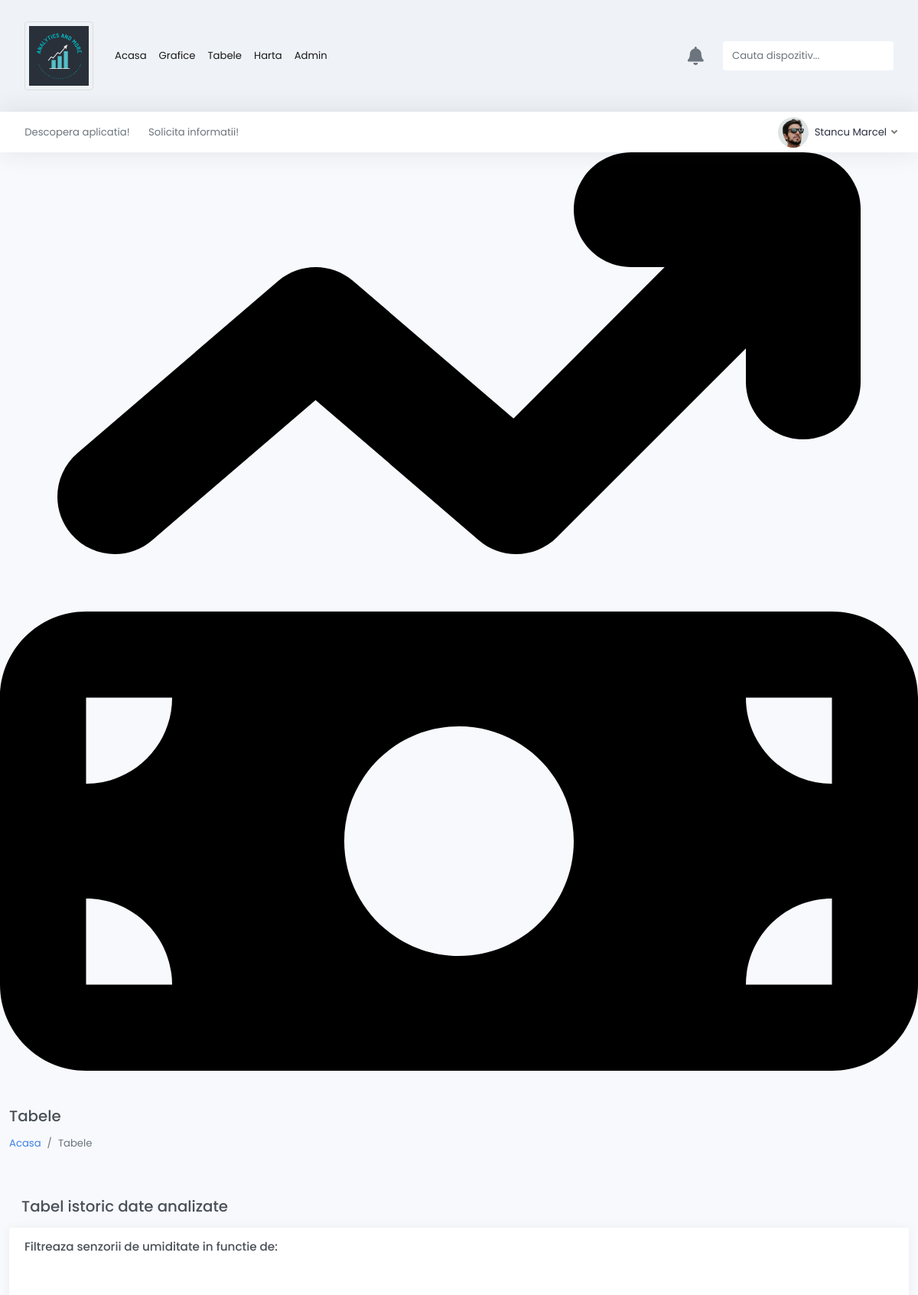
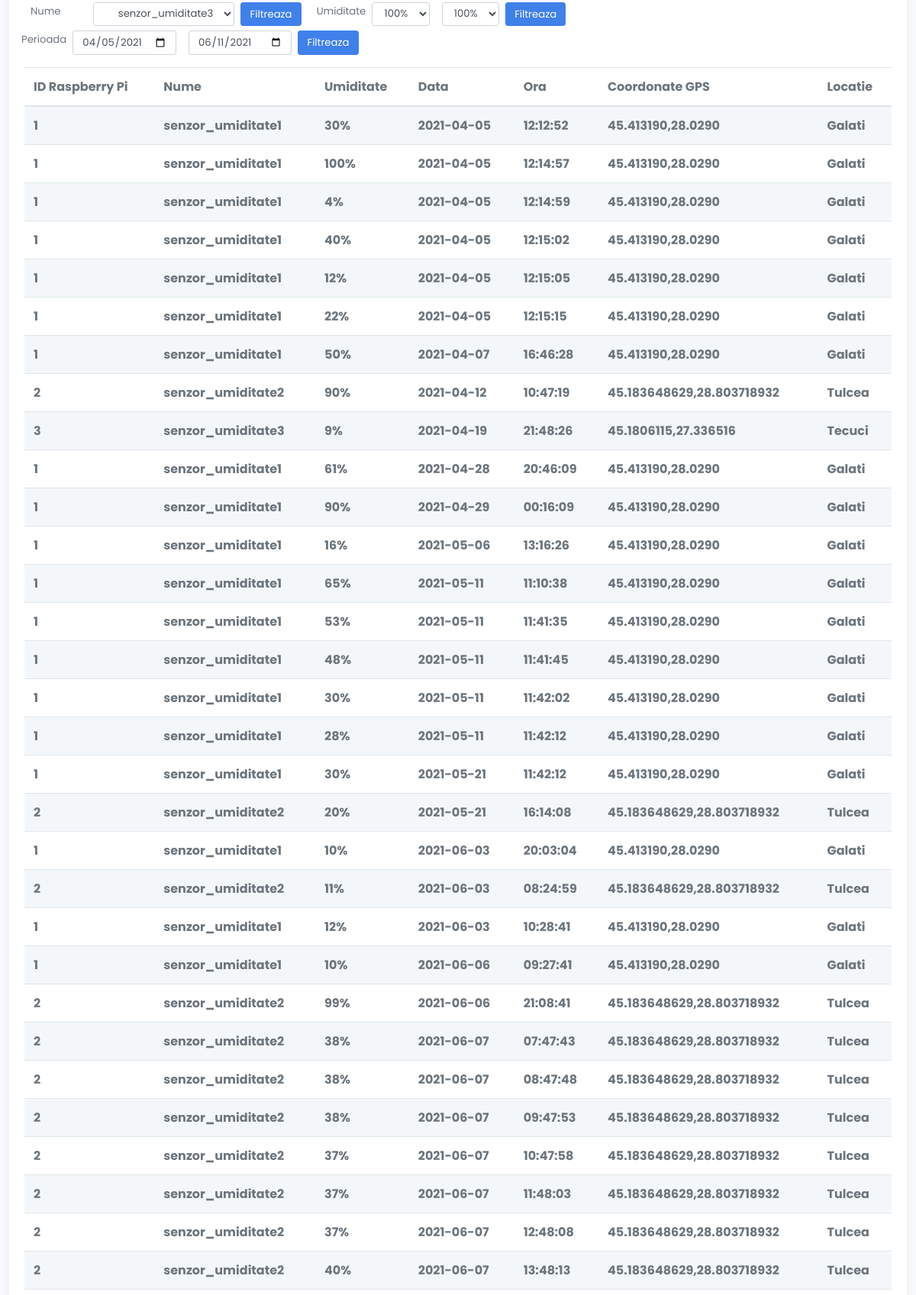
Screenshot of /tables.php (signed in, upper part) with the database file from the repository (2 pictures, top to bottom).
### tables this page shows
CREATE TABLE IF NOT EXISTS `licenta` (
  `id` int(10) NOT NULL AUTO_INCREMENT,
  `moisture` int(20) NOT NULL,
  `time` datetime NOT NULL,
  `idRaspberry` int(10) NOT NULL,
  `nume` varchar(50) NOT NULL,
  `coordGPS` varchar(250) NOT NULL,
  `locatie` varchar(10) NOT NULL,
  `status` varchar(50) NOT NULL,
  PRIMARY KEY (`id`),
  KEY `idRaspberry` (`idRaspberry`),
  CONSTRAINT `FK_licenta_raspberry` FOREIGN KEY (`idRaspberry`) REFERENCES `raspberry` (`id`)
);

### tables.php (the view, shortened to what this page needs)
<html lang="en">
<head>
  <?php require_once "dbconfig.php";?>
	<link href="css/light.css" rel="stylesheet">
</head>
<body data-theme="default" data-layout="fluid" data-sidebar-position="left" data-sidebar-behavior="sticky">
	<div class="wrapper">
		<div class="main">
      <?php include("header.php"); ?>
			<main class="container py-5">
					<h1 class="h3 mb-0">Tabele</h1>
          <nav aria-label="breadcrumb" >
            <ol class="breadcrumb px-0 my-0" style="background-color: #f7f9fc" >
              <li class="breadcrumb-item"><a href="home.php">Acasa</a></li>
              <li class="breadcrumb-item">Tabele</li>
            </ol>
          </nav>
					<h1 class="h3 mb-3 mt-5 mx-3">Tabel istoric date analizate</h1>
          <div class="row">
						<div class="col-12">
							<div class="card">
								<div class="card-header">
									<h5 class="card-title">Filtreaza senzorii de umiditate in functie de:</h5>
								</div>
								<div class="card-body">
                  <form method="post">
                    <div class="row">
                      <div class="col col-12 col-lg-4 d-flex align-items-center">
                    <label class="d-block py-1 pl-2 flex-fill">Nume</label>
                    <select class="form-control mx-2 flex-fill text-right pl-2" style="width:150px" id="numeDisp" name="numeDisp">
                    <?php
                    $sql ="SELECT DISTINCT nume FROM licenta";
                    $result = mysqli_query($conn,$sql);
                      while($chart=mysqli_fetch_assoc($result))
                      {
                        ?><option selected><?php echo $chart['nume']?></option>
                      <?php
                    }
                     ?>
                     </select>
                     <span class="btn btn-primary" onclick="filtrareNume()">Filtreaza</span>
                   </div>
                     <div class="row">
                       <div class="col col-12 col-lg-4 d-flex align-items-center">
                    <label class="d-block py-1 pl-2 flex-fill">Umiditate</label>
                    <select class="form-control mx-2 flex-fill" style="width:80px" id="umiditateMin" name="umiditateMin">
                    <?php
                    $sql ="SELECT DISTINCT moisture FROM licenta ORDER BY moisture ASC";
                    $result = mysqli_query($conn,$sql);
                      while($chart=mysqli_fetch_assoc($result))
                      {
                        ?><option selected><?php echo $chart['moisture']?>%</option>
                      <?php
                    }
                     ?>
                     </select>
                    <select class="form-control mx-2 flex-fill" style="width:80px" id="umiditateMax" name="umiditateMax"><?php
                    $sql ="SELECT DISTINCT moisture FROM licenta ORDER BY moisture ASC";
                    $result = mysqli_query($conn,$sql);
                      while($chart=mysqli_fetch_assoc($result))
                      {
                        ?><option selected><?php echo $chart['moisture']?>%</option>
                      <?php
                    }
                     ?>
                     </select>
                     <span class="btn btn-primary" onclick="filtrareUmiditate()">Filtreaza</span>
                   </div>
                   </div>
                   <div class="row">
                     <div class="col col-12 col-lg-4 d-flex align-items-center">
                    <label class="d-block py-1 pl-2 flex-fill">Perioada</label>
                    <input type="date" id="perioadaMin" name="perioadaMin" class="form-control mx-2 flex-fill" style="width:160px" value="<?php
                    $sql ='SELECT DISTINCT time FROM licenta order by time asc';
                    $result = mysqli_query($conn,$sql);
                    $i=0;
                      while($chart=mysqli_fetch_assoc($result))
                      {
                         $i++;
                         if($i==1){
                           echo explode(" ",$chart['time'])[0];
                         }
                       }
                     ?>" min="
                    <?php
                    $sql ='SELECT DISTINCT time FROM licenta order by time asc';
                    $result = mysqli_query($conn,$sql);
                    $i=0;
                      while($chart=mysqli_fetch_assoc($result))
                      {
                         $i++;
                         if($i==1){
                           echo explode(" ",$chart['time'])[0];
                         }
                       }
                     ?>" max="<?php
                     $sql ='SELECT DISTINCT time FROM licenta order by time desc';
                     $result = mysqli_query($conn,$sql);
                     $i=0;
                       while($chart=mysqli_fetch_assoc($result))
                       {
                          $i++;
                          if($i==1){
                            echo explode(" ",$chart['time'])[0];
                          }
                        }
                      ?>"/>
                      <input type="date" id="perioadaMax" name="perioadaMax" class="form-control mx-2 flex-fill" style="width:160px" value="<?php
                      $sql ='SELECT DISTINCT time FROM licenta order by time desc';
                      $result = mysqli_query($conn,$sql);
                      $i=0;
                        while($chart=mysqli_fetch_assoc($result))
                        {
                           $i++;
                           if($i==1){
                             echo explode(" ",$chart['time'])[0];
                           }
                         }
                       ?>" min="
                      <?php
                      $sql ='SELECT DISTINCT time FROM licenta order by time asc';
                      $result = mysqli_query($conn,$sql);
                      $i=0;
                        while($chart=mysqli_fetch_assoc($result))
                        {
                           $i++;
                           if($i==1){
                             echo explode(" ",$chart['time'])[0];
                           }
                         }
                       ?>" max="<?php
                       $sql ='SELECT DISTINCT time FROM licenta order by time desc';
                       $result = mysqli_query($conn,$sql);
                       $i=0;
                         while($chart=mysqli_fetch_assoc($result))
                         {
                            $i++;
                            if($i==1){
                              echo explode(" ",$chart['time'])[0];
                            }
                          }
                        ?>"/>
                        <span class="btn btn-primary" onclick="filtrarePerioada()">Filtreaza</span>
                      </div>
                      </div>
                      </form>
                  </div>
                  <div id="tabelFiltrare">
									<table id="datatables-buttons" class="table table-striped" style="width:100%">
										<thead>
											<tr>
                        <th>ID Raspberry Pi</th>
                        <th>Nume</th>
                        <th>Umiditate</th>
                        <th>Data</th>
                        <th>Ora</th>
                        <th>Coordonate GPS</th>
                        <th>Locatie</th>
											</tr>
										</thead>
										<tbody>
                      <?php
                        $query = "SELECT id,moisture,time,idRaspberry,nume,coordGPS,locatie FROM licenta";
                        $result = mysqli_query($conn,$query) or die("Select Query Failed.");
                        foreach($result as $row)
                        {
                          ?>
                          <tr>
                        <th><?php echo $row['idRaspberry']; ?></th>
                        <th><?php echo $row['nume']; ?></th>
                        <th><?php echo $row['moisture']; ?>%</th>
                        <th><?php echo explode(" ",$row['time'])[0]; ?></th>
                        <th><?php echo explode(" ",$row['time'])[1]; ?></th>
                        <th><?php echo $row['coordGPS']; ?></th>
                        <th><?php echo $row['locatie']; ?></th>
                        </tr>
                        <?php
                        }
                        ?>
										</tbody>
									</table>
                </div>
								</div>
							</div>
						</div>
					</div>
		</div>
</body>
  </html>

### header.php (shortened to what this page needs)
<nav class="navbar navbar-expand-lg navbar-light bg-light">
    <div class="container">
<a class="navbar-brand" href="home.php"><img src="img/logo.png" style="border: 1px solid #ddd;
border-radius: 4px;
padding: 5px;
width: 90px;"></img></a>
<div class="collapse navbar-collapse" id="navbarSupportedContent">
<ul class="navbar-nav mr-auto">
<li class="nav-item active">
  <a class="nav-link" href="home.php">Acasa <span class="sr-only"></span></a>
</li>
<li class="nav-item active">
  <a class="nav-link" href="charts.php">Grafice <span class="sr-only"></span></a>
</li>
<li class="nav-item active">
  <a class="nav-link" href="tables.php">Tabele <span class="sr-only"></span></a>
</li>
<li class="nav-item active">
  <a class="nav-link" href="maps.php">Harta <span class="sr-only"></span></a>
</li>
<?php if($_SESSION["username"] == 'admin') : ?>
  <li class="nav-item active">
    <a class="nav-link" href="admin.php">Admin <span class="sr-only"></span></a>
  </li>
<?php endif;?>
</ul>
<div class="d-flex align-items-center">
<div class="nav-item dropdown">
<a class="nav-icon dropdown-toggle" href="#" id="alertsDropdown" data-toggle="dropdown">
  <div class="position-relative">
    <i class="align-middle mr-2 fas fa-fw fa-bell" id="bell"></i>
  </div>
</a>
</div>
<form class="d-none d-sm-inline-block my-0 py-0" action="search.php" method="GET">
<div class="input-group input-group-navbar">
  <input type="text" name="query" class="form-control bg-white" placeholder="Cauta dispozitiv..." aria-label="Search">
  <div class="input-group-append">
    <button class="btn bg-white"type="submit">
    </button>
  </div>
</div>
</form>
</div>
</div>
</div>
</nav>
<nav class="navbar navbar-expand navbar-light navbar-bg py-2">
<div class="container">
  <a class="btn">
    Descopera aplicatia!
  </a>
  <a class="btn">
    Solicita informatii!
  </a>
  <div class="navbar-collapse collapse">
    <ul class="navbar-nav navbar-align">
      <li class="nav-item dropdown">
        <a class="nav-link dropdown-toggle d-none d-sm-inline-block" href="#" data-toggle="dropdown" aria-expanded="false">
          <img src="img/avatars/avatar.jpg" class="avatar img-fluid rounded-circle mr-1" alt="Chris Wood"> <span class="text-dark">
            <?php
          $sql ="SELECT * FROM login";
          $result = mysqli_query($conn,$sql);
            while($chart=mysqli_fetch_assoc($result))
            {
              if($chart['username']==$_SESSION['username']){?>
              <?php echo $chart['numeFam'] ?> <?php echo $chart['prenume'] ?>
            <?php
          }}
          ?></span>
        </a>
      </li>
    </ul>
  </div>
</div>
</nav>

### rows the page displays
licenta: idRaspberry "1", nume "senzor_umiditate1", moisture "30", time "2021-04-05", time "12:12:52", coordGPS "45.413190,28.0290", locatie "Galati"
licenta: idRaspberry "1", nume "senzor_umiditate1", moisture "100", time "2021-04-05", time "12:14:57", coordGPS "45.413190,28.0290", locatie "Galati"
licenta: idRaspberry "1", nume "senzor_umiditate1", moisture "4", time "2021-04-05", time "12:14:59", coordGPS "45.413190,28.0290", locatie "Galati"
licenta: idRaspberry "1", nume "senzor_umiditate1", moisture "40", time "2021-04-05", time "12:15:02", coordGPS "45.413190,28.0290", locatie "Galati"
licenta: idRaspberry "1", nume "senzor_umiditate1", moisture "12", time "2021-04-05", time "12:15:05", coordGPS "45.413190,28.0290", locatie "Galati"
licenta: idRaspberry "1", nume "senzor_umiditate1", moisture "22", time "2021-04-05", time "12:15:15", coordGPS "45.413190,28.0290", locatie "Galati"
licenta: idRaspberry "1", nume "senzor_umiditate1", moisture "50", time "2021-04-07", time "16:46:28", coordGPS "45.413190,28.0290", locatie "Galati"
licenta: idRaspberry "2", nume "senzor_umiditate2", moisture "90", time "2021-04-12", time "10:47:19", coordGPS "45.183648629,28.803718932", locatie "Tulcea"
licenta: idRaspberry "3", nume "senzor_umiditate3", moisture "9", time "2021-04-19", time "21:48:26", coordGPS "45.1806115,27.336516", locatie "Tecuci"
licenta: idRaspberry "1", nume "senzor_umiditate1", moisture "61", time "2021-04-28", time "20:46:09", coordGPS "45.413190,28.0290", locatie "Galati"
licenta: idRaspberry "1", nume "senzor_umiditate1", moisture "90", time "2021-04-29", time "00:16:09", coordGPS "45.413190,28.0290", locatie "Galati"
licenta: idRaspberry "1", nume "senzor_umiditate1", moisture "16", time "2021-05-06", time "13:16:26", coordGPS "45.413190,28.0290", locatie "Galati"
licenta: idRaspberry "1", nume "senzor_umiditate1", moisture "65", time "2021-05-11", time "11:10:38", coordGPS "45.413190,28.0290", locatie "Galati"
licenta: idRaspberry "1", nume "senzor_umiditate1", moisture "53", time "2021-05-11", time "11:41:35", coordGPS "45.413190,28.0290", locatie "Galati"
licenta: idRaspberry "1", nume "senzor_umiditate1", moisture "48", time "2021-05-11", time "11:41:45", coordGPS "45.413190,28.0290", locatie "Galati"
licenta: idRaspberry "1", nume "senzor_umiditate1", moisture "30", time "2021-05-11", time "11:42:02", coordGPS "45.413190,28.0290", locatie "Galati"
licenta: idRaspberry "1", nume "senzor_umiditate1", moisture "28", time "2021-05-11", time "11:42:12", coordGPS "45.413190,28.0290", locatie "Galati"
licenta: idRaspberry "1", nume "senzor_umiditate1", moisture "30", time "2021-05-21", time "11:42:12", coordGPS "45.413190,28.0290", locatie "Galati"
licenta: idRaspberry "2", nume "senzor_umiditate2", moisture "20", time "2021-05-21", time "16:14:08", coordGPS "45.183648629,28.803718932", locatie "Tulcea"
licenta: idRaspberry "1", nume "senzor_umiditate1", moisture "10", time "2021-06-03", time "20:03:04", coordGPS "45.413190,28.0290", locatie "Galati"
licenta: idRaspberry "2", nume "senzor_umiditate2", moisture "11", time "2021-06-03", time "08:24:59", coordGPS "45.183648629,28.803718932", locatie "Tulcea"
licenta: idRaspberry "1", nume "senzor_umiditate1", moisture "12", time "2021-06-03", time "10:28:41", coordGPS "45.413190,28.0290", locatie "Galati"
licenta: idRaspberry "1", nume "senzor_umiditate1", moisture "10", time "2021-06-06", time "09:27:41", coordGPS "45.413190,28.0290", locatie "Galati"
licenta: idRaspberry "2", nume "senzor_umiditate2", moisture "99", time "2021-06-06", time "21:08:41", coordGPS "45.183648629,28.803718932", locatie "Tulcea"
licenta: idRaspberry "2", nume "senzor_umiditate2", moisture "38", time "2021-06-07", time "07:47:43", coordGPS "45.183648629,28.803718932", locatie "Tulcea"
licenta: idRaspberry "2", nume "senzor_umiditate2", moisture "38", time "2021-06-07", time "08:47:48", coordGPS "45.183648629,28.803718932", locatie "Tulcea"
licenta: idRaspberry "2", nume "senzor_umiditate2", moisture "38", time "2021-06-07", time "09:47:53", coordGPS "45.183648629,28.803718932", locatie "Tulcea"
licenta: idRaspberry "2", nume "senzor_umiditate2", moisture "37", time "2021-06-07", time "10:47:58", coordGPS "45.183648629,28.803718932", locatie "Tulcea"
licenta: idRaspberry "2", nume "senzor_umiditate2", moisture "37", time "2021-06-07", time "11:48:03", coordGPS "45.183648629,28.803718932", locatie "Tulcea"
licenta: idRaspberry "2", nume "senzor_umiditate2", moisture "37", time "2021-06-07", time "12:48:08", coordGPS "45.183648629,28.803718932", locatie "Tulcea"
licenta: idRaspberry "2", nume "senzor_umiditate2", moisture "40", time "2021-06-07", time "13:48:13", coordGPS "45.183648629,28.803718932", locatie "Tulcea"

### other values shown
$chart['numeFam'] "Stancu"
$chart['prenume'] "Marcel"
form field numeDisp "senzor_umiditate3"
form field umiditateMin "100%"
form field umiditateMax "100%"
